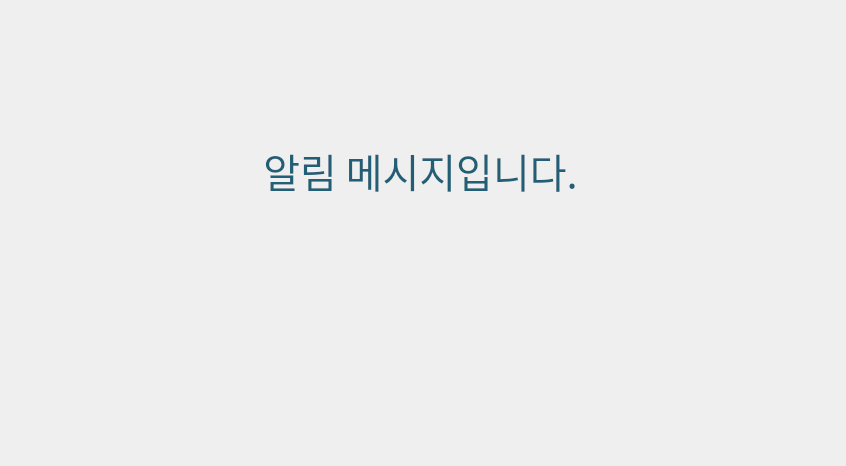
<?xml version="1.0" encoding="UTF-8"?>
<ui version="4.0">
 <class>Dialog</class>
 <widget class="QDialog" name="Dialog">
  <property name="windowModality">
   <enum>Qt::WindowModality::ApplicationModal</enum>
  </property>
  <property name="geometry">
   <rect>
    <x>0</x>
    <y>0</y>
    <width>846</width>
    <height>466</height>
   </rect>
  </property>
  <property name="windowTitle">
   <string>Dialog</string>
  </property>
  <widget class="QPushButton" name="pb_close">
   <property name="geometry">
    <rect>
     <x>270</x>
     <y>340</y>
     <width>320</width>
     <height>100</height>
    </rect>
   </property>
   <property name="styleSheet">
    <string notr="true">QPushButton{
	background-image : url(./ui/images/common_locale/btn_dlg_close.png);
	border : 0px;
}

QPushButton::hover{
	background-image : url(./ui/images/common_locale/btn_dlg_close_over.png);
	border : 0px;
}</string>
   </property>
   <property name="text">
    <string/>
   </property>
  </widget>
  <widget class="QLabel" name="label_bg">
   <property name="geometry">
    <rect>
     <x>0</x>
     <y>0</y>
     <width>846</width>
     <height>466</height>
    </rect>
   </property>
   <property name="styleSheet">
    <string notr="true">QLabel{
	image : url(./ui/images/common_locale/bg_dlg_3_msg.png);
}</string>
   </property>
   <property name="text">
    <string/>
   </property>
  </widget>
  <widget class="QLabel" name="label_msg">
   <property name="geometry">
    <rect>
     <x>-70</x>
     <y>120</y>
     <width>981</width>
     <height>101</height>
    </rect>
   </property>
   <property name="font">
    <font>
     <family>맑은 고딕</family>
     <pointsize>30</pointsize>
     <italic>false</italic>
     <bold>false</bold>
    </font>
   </property>
   <property name="styleSheet">
    <string notr="true">QLabel{
	color : #205f76;
	font : 30pt;
}</string>
   </property>
   <property name="text">
    <string>&lt;html&gt;&lt;head/&gt;&lt;body&gt;&lt;p align=&quot;center&quot;&gt;알림 메시지입니다.&lt;/p&gt;&lt;/body&gt;&lt;/html&gt;</string>
   </property>
   <property name="alignment">
    <set>Qt::AlignmentFlag::AlignCenter</set>
   </property>
   <property name="margin">
    <number>0</number>
   </property>
   <property name="indent">
    <number>0</number>
   </property>
  </widget>
  <zorder>label_bg</zorder>
  <zorder>pb_close</zorder>
  <zorder>label_msg</zorder>
 </widget>
 <resources/>
 <connections/>
</ui>
